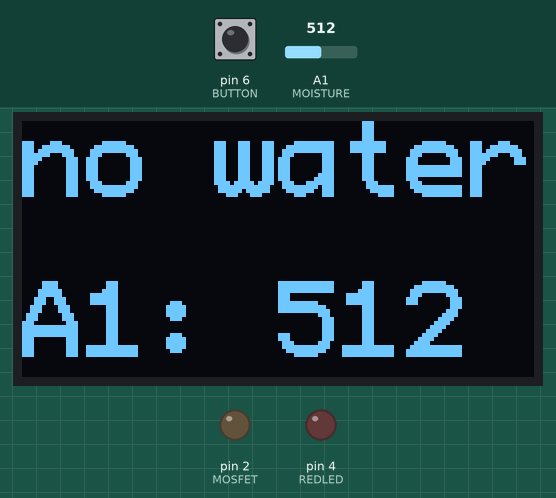
Bench run of a sketch on a simulated Arduino Uno, built with avr-gcc and run on an emulated ATmega328P. Parts: 128×64 one-colour display, output pins drawn as LEDs (lit = HIGH). The test bench sets the inputs (shaded band); at power-on: A1 (MOISTURE) = 512, pin 6 (BUTTON) LOW. What the sketch prints to the serial monitor is not drawn.

Above: at 1.2 s.
1.3 s: A1 (MOISTURE) set to 592
At 2.9 s:
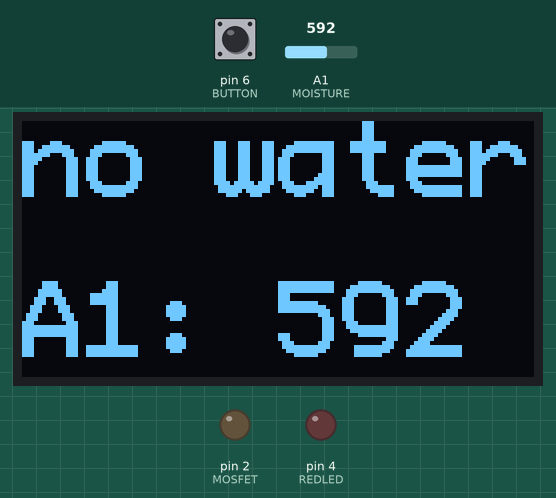
3.2 s: A1 (MOISTURE) set to 615
At 5.0 s:
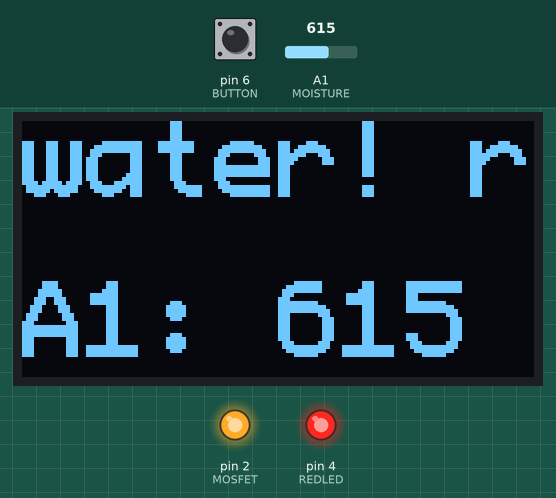
5.3 s: pin 6 (BUTTON) pulled HIGH for 1 s
At 7.6 s:
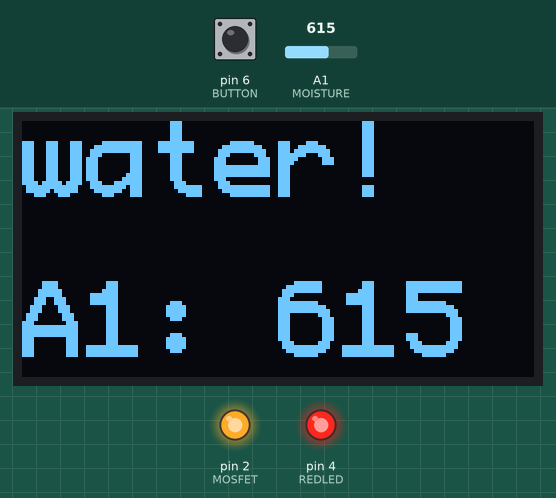
7.8 s: A1 (MOISTURE) set to 511
At 9.5 s:
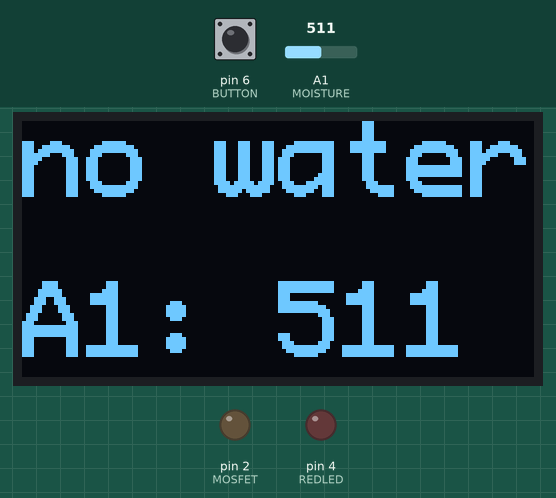
9.9 s: pin 6 (BUTTON) pulled HIGH for 0.4 s
At 11.9 s:
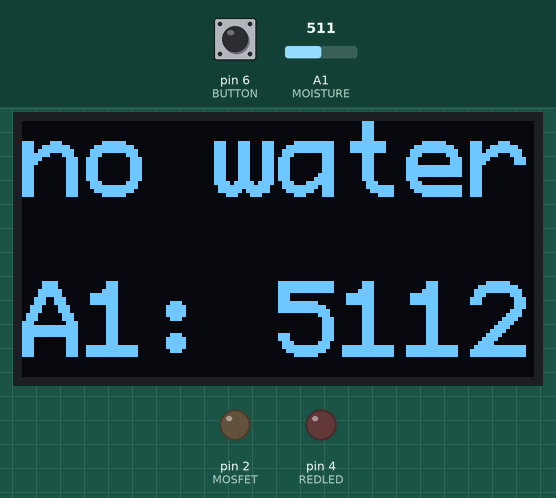
Timing chart, 0 to 13.0 s (numbered marks = the images above; inputs shaded):
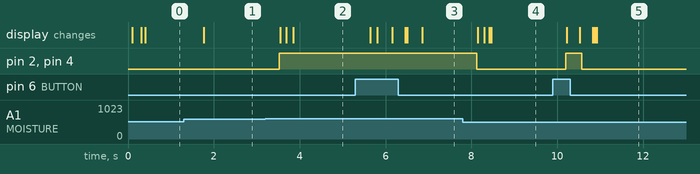

Measured:
- the behaviour switches between 600 and 601 on A1 (MOISTURE) (found by bisection; images 1 and 2)
- after the input at 1.3 s, the display: changes after 0.47 s (image 1)
- after the input at 3.2 s, pin 2 (MOSFET), pin 4 (REDLED): LOW → HIGH after 0.32 s; the display: first changes after 0.34 s (image 2 shows a later state)
- after the input at 5.3 s, the display: changes after 0.35 s (image 3)
- after the input at 7.8 s, pin 2 (MOSFET), pin 4 (REDLED): HIGH → LOW after 0.32 s; the display: first changes after 0.34 s (image 4 shows a later state)
- after the input at 9.9 s, pin 2 (MOSFET), pin 4 (REDLED): LOW → HIGH after 0.30 s, → LOW 0.37 s later; the display: first changes after 0.32 s (image 5 shows a later state)

The sketch:

PartA.ino
```cpp
// Import libraries
#include <Arduino.h>
#include <U8x8lib.h>

// Make synonyms using #define.  No semi-colons needed here.
#define MOSFET 2   // The MOSFET driver for the water pump on digital I/O 2
#define REDLED 4   // Big red LED on digital I/O 4
#define BUTTON 6   // Push button on digital I/O 6
#define MOISTURE A1
#define WET_THRESH 600

// Creates an instance of the `U8X8_SSD1306_128X64_NONAME_HW_I2C` class
auto display = U8X8_SSD1306_128X64_NONAME_HW_I2C(U8X8_PIN_NONE);

// Set up variable for measuring time.
// https://www.arduino.cc/reference/en/language/functions/time/millis/
unsigned long elapsedTime = 0;       // "global" variable as long integer, positive values only.
unsigned long startTime = 0;         // "global" variable as long integer, positive values only.
int moistureValue = 0;


/* -------------- Initialize the Grove board ------------- */
void setup() {
    Serial.begin(9600);
    pinMode(MOSFET, OUTPUT); // Sets the D2 pin (MOSFET + Pump) to output
    pinMode(REDLED, OUTPUT); // Sets the D4 pin (LED) to output
    pinMode(BUTTON, INPUT); // Sets the D6 pin (Button) to input
    digitalWrite(MOSFET, LOW);    // pump off

    display.begin(); // start up the OLED display
    display.setFlipMode(0); // set to 1 or 0, depending on orientation of board
    display.clearDisplay();                     // blank display
    display.setFont(u8x8_font_profont29_2x3_r); // set font

    // Record initial time.
    startTime = millis();
}

/* --------------- Run this over and over ------------------- */
void loop() {

    // what time is it now?
    elapsedTime = millis()-startTime;

    // Read soil moisture sensor & assign to a variable
    moistureValue = analogRead(MOISTURE);

    // place the cursor @ position x=0, y=0
    display.setCursor(0,0);

  if(digitalRead(BUTTON) == HIGH) // button pressed
  {
      digitalWrite(MOSFET, HIGH);    // pump on
      digitalWrite(REDLED, HIGH);    // LED on

      display.print("water!  ");     // msg on OLED

      // place the cursor @ position x=0, y=3
      display.setCursor(0,5);
      // Display elapsed time on OLED
      display.print("t: " + String(elapsedTime));
   }
   else if(moistureValue > WET_THRESH)
   {
      digitalWrite(MOSFET, HIGH);    // pump on
      digitalWrite(REDLED, HIGH);    // LED on

      display.print("water! ");

      // place the cursor @ position x=0, y=5
      display.setCursor(0,5);
      // Display Moisture value on OLED
      // ~750 when dry, ~500 when wet
      display.print("A1: " + String(moistureValue));

   }
    else if(moistureValue <= WET_THRESH)
   {
      digitalWrite(MOSFET, LOW);    // pump off
      digitalWrite(REDLED, LOW);    // LED off

      display.print("no water");

      // place the cursor @ position x=0, y=5
      display.setCursor(0,5);
      // Display Moisture value on OLED
      // ~750 when dry, ~500 when wet
      display.print("A1: " + String(moistureValue));

   }
   if(moistureValue <= WET_THRESH){
    Serial.write("wet!");
   }

}
```
